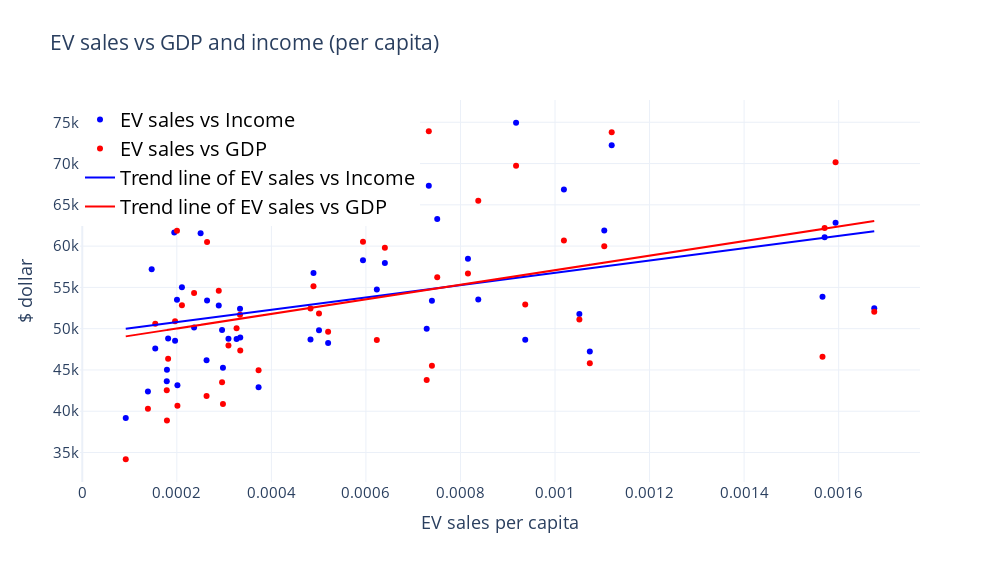

The cell this chart's notebook holds for it:
### Code cell
trace0 = go.Scatter(x=new1['EV_sale'], 
                y=new1['income'], 
                mode='markers',
                    name= 'EV sales vs Income',
                marker_color='blue')
trace1 = go.Scatter(x=new1['EV_sale'], 
                y=new1['GDP'], 
                mode='markers',
                    name= 'EV sales vs GDP',
                marker_color='red',
                    
                   )
trace2 = go.Scatter(x=new1['EV_sale'], 
                    y= 7.44877e+06 *new1['EV_sale']+ 49311.5, 
                    mode = "lines",name="Trend line of EV sales vs Income", 
                    marker_color = "blue"
                    )
trace3 = go.Scatter(x=new1['EV_sale'], 
                    y= 8.82381e+06 *new1['EV_sale']+ 48255.5, 
                    mode = "lines",
                    name="Trend line of EV sales vs GDP", 
                    marker_color = "red")
data1 = [trace0, trace1, trace2, trace3]
layout = go.Layout(title="EV sales vs GDP and income (per capita)",
                   font_size=15,
                   xaxis=dict(title= "EV sales per capita"),
                   yaxis=dict(title="$ dollar"),
                   legend=dict(x=0, y=1, font=dict(size=20, color="black")))
fig = go.Figure(data=data1, layout=layout)
fig.update_layout(
    width=1000,
    height=562.5,
    template='plotly_white'
)
fig.show()
